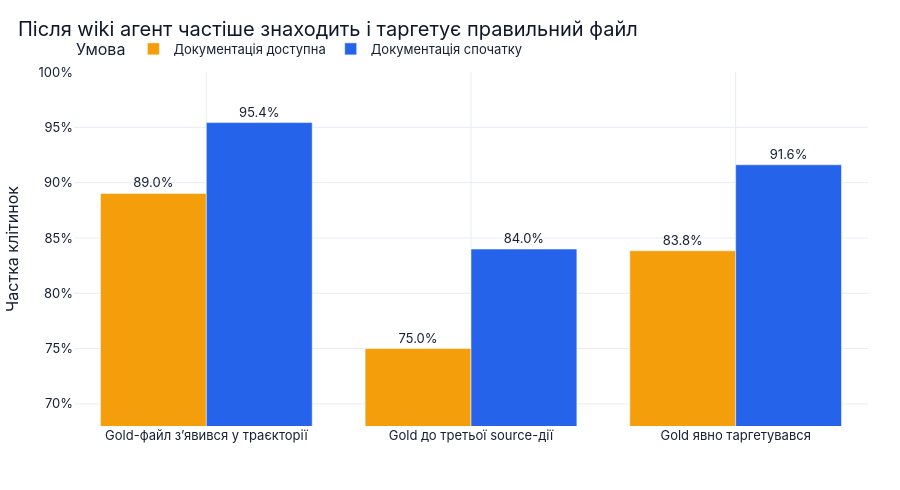
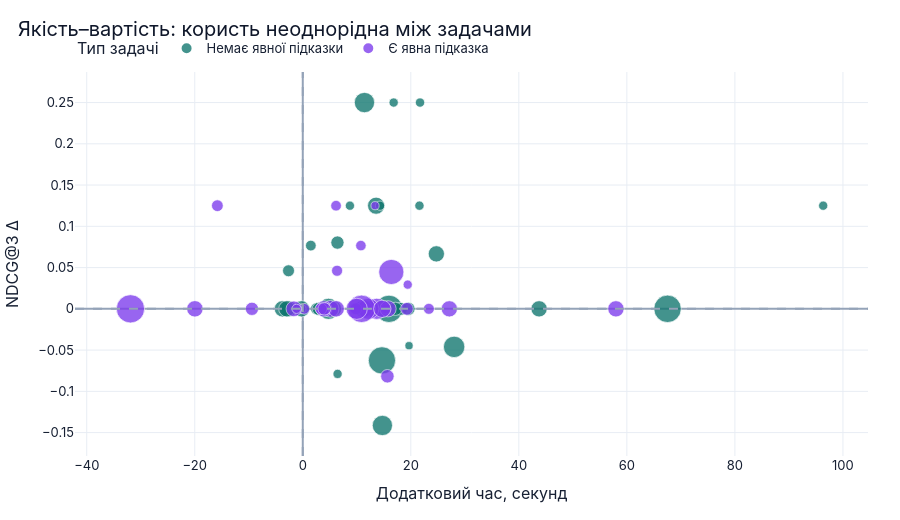

The cell these charts' notebook holds for them, in order:
### Markdown cell above
## 3. Механізм і вартість

Trajectory-фічі є post-treatment діагностикою: вони пояснюють шлях, але не є окремими причинними втручаннями.

### Code cell
figures['mechanism'].show(renderer='plotly_mimetype')
figures['efficiency'].show(renderer='plotly_mimetype')

### Figure 1 — Plotly figure (JSON) as saved in the notebook; plotly's stock layout.template omitted (floating-point values rounded to 4 significant figures)
{"data": [{"alignmentgroup": "True", "hovertemplate": "Умова=Документація доступна<br>=%{x}<br>Частка клітинок=%{y}<br>text=%{text}<extra></extra>", "legendgroup": "Документація доступна", "marker": {"color": "#f59e0b", "pattern": {"shape": ""}}, "name": "Документація доступна", "offsetgroup": "Документація доступна", "orientation": "v", "showlegend": true, "text": ["89.0%", "75.0%", "83.8%"], "textposition": "outside", "type": "bar", "x": ["Gold-файл зʼявився у траєкторії", "Gold до третьої source-дії", "Gold явно таргетувався"], "xaxis": "x", "y": [0.8902, 0.75, 0.8384], "yaxis": "y"}, {"alignmentgroup": "True", "hovertemplate": "Умова=Документація спочатку<br>=%{x}<br>Частка клітинок=%{y}<br>text=%{text}<extra></extra>", "legendgroup": "Документація спочатку", "marker": {"color": "#2563eb", "pattern": {"shape": ""}}, "name": "Документація спочатку", "offsetgroup": "Документація спочатку", "orientation": "v", "showlegend": true, "text": ["95.4%", "84.0%", "91.6%"], "textposition": "outside", "type": "bar", "x": ["Gold-файл зʼявився у траєкторії", "Gold до третьої source-дії", "Gold явно таргетувався"], "xaxis": "x", "y": [0.9543, 0.8399, 0.9162], "yaxis": "y"}], "layout": {"barmode": "group", "font": {"color": "#172033", "family": "Inter, ui-sans-serif, system-ui, sans-serif", "size": 13}, "height": 490, "hoverlabel": {"font": {"size": 13}}, "legend": {"orientation": "h", "title": {"text": "Умова"}, "tracegroupgap": 0, "x": 0, "xanchor": "left", "y": 1.02, "yanchor": "bottom"}, "margin": {"b": 64, "l": 64, "r": 32, "t": 72}, "paper_bgcolor": "white", "plot_bgcolor": "white", "title": {"font": {"color": "#0f172a", "size": 20}, "text": "Після wiki агент частіше знаходить і таргетує правильний файл", "x": 0.02}, "xaxis": {"anchor": "y", "domain": [0.0, 1.0], "gridcolor": "#e8edf4", "showgrid": true, "title": {"text": ""}, "zerolinecolor": "#94a3b8"}, "yaxis": {"anchor": "x", "domain": [0.0, 1.0], "gridcolor": "#e8edf4", "range": [0.68, 1.0], "showgrid": true, "tickformat": ".0%", "title": {"text": "Частка клітинок"}, "zerolinecolor": "#94a3b8"}}}

### Figure 2 — Plotly figure (JSON) as saved in the notebook; plotly's stock layout.template omitted (floating-point values rounded to 4 significant figures; data arrays with more than 128 entries replaced by an {"elided": "..."} marker saying what was removed)
{"data": [{"customdata": {"elided": "43x5 mixed values"}, "hovertemplate": "<b>%{hovertext}</b><br><br>Додатковий час, секунд=%{x}<br>NDCG@3 Δ=%{y}<br>Task ID=%{customdata[0]}<br>Wiki tokens=%{customdata[1]:.0f}<br>Кроки Δ=%{customdata[2]:+.2f}<extra></extra>", "hovertext": ["sympy/sympy", "huggingface/transformers", "django/django", "django/django", "sphinx-doc/sphinx", "matplotlib/matplotlib", "django/django", "sympy/sympy", "django/django", "ansible/ansible", "sympy/sympy", "django/django", "django/django", "ansible/ansible", "huggingface/transformers", "matplotlib/matplotlib", "huggingface/transformers", "django/django", "sphinx-doc/sphinx", "sympy/sympy", "sympy/sympy", "django/django", "sympy/sympy", "huggingface/transformers", "ansible/ansible", "sympy/sympy", "ansible/ansible", "django/django", "django/django", "sympy/sympy", "sphinx-doc/sphinx", "sphinx-doc/sphinx", "sphinx-doc/sphinx", "ansible/ansible", "sympy/sympy", "sympy/sympy", "sphinx-doc/sphinx", "matplotlib/matplotlib", "matplotlib/matplotlib", "huggingface/transformers", "huggingface/transformers", "ansible/ansible", "huggingface/transformers"], "legendgroup": "Немає явної підказки", "marker": {"color": "#0f766e", "line": {"color": "white", "width": 0.7}, "opacity": 0.78, "size": [15.07, 130.4, 46.1, 46.15, 28.89, 24.8, 46.1, 14.87, 46.28, 28.71, 14.8, 46.1, 50.97, 30.66, 72.04, 25.87, 80.05, 46.1, 11.79, 14.87, 14.87, 46.14, 15.03, 71.63, 29.94, 14.93, 30.53, 46.1, 46.15, 14.93, 11.62, 11.62, 11.79, 30.61, 14.93, 19.82, 16.45, 24.88, 24.88, 77.7, 131.3, 30.61, 130.0], "sizemode": "area", "sizeref": 0.3494, "symbol": "circle"}, "mode": "markers", "name": "Немає явної підказки", "orientation": "v", "showlegend": true, "type": "scatter", "x": [21.71, 15.96, 43.75, -2.563, 18.17, 2.55, 4.605, 16.83, -3.764, 4.337, 8.728, 5.677, 13.57, 19.56, 11.42, 3.397, 28.02, -2.958, 19.67, 96.35, 9.714, 10.99, 21.6, 14.74, 13.56, -1.03, 6.418, 24.73, -0.2345, 6.444, 11.58, 14.8, 13.15, 2.99, 14.3, 1.492, -0.298, -2.638, 3.585, 4.763, 67.53, 17.16, 14.66], "xaxis": "x", "y": [0.25, 0.0, 0.0, 0.0, 0.0, 0.0, 0.0, 0.25, 0.0, 0.0, 0.125, 0.0, 0.125, 0.0, 0.25, 0.0, -0.04613, 0.0, -0.04469, 0.125, 0.0, 0.0, 0.125, -0.1414, 0.0, 0.0, 0.08031, 0.06661, 0.0, -0.07887, 0.0, 0.0, 0.0, 0.0, 0.125, 0.07664, 0.0, 0.04613, 0.0, 0.0, 0.0, 0.0, -0.0625], "yaxis": "y"}, {"customdata": {"elided": "39x5 mixed values"}, "hovertemplate": "<b>%{hovertext}</b><br><br>Додатковий час, секунд=%{x}<br>NDCG@3 Δ=%{y}<br>Task ID=%{customdata[0]}<br>Wiki tokens=%{customdata[1]:.0f}<br>Кроки Δ=%{customdata[2]:+.2f}<extra></extra>", "hovertext": ["sympy/sympy", "sympy/sympy", "sympy/sympy", "sphinx-doc/sphinx", "django/django", "huggingface/transformers", "sympy/sympy", "django/django", "sympy/sympy", "django/django", "sphinx-doc/sphinx", "django/django", "ansible/ansible", "sphinx-doc/sphinx", "django/django", "huggingface/transformers", "django/django", "django/django", "django/django", "matplotlib/matplotlib", "sympy/sympy", "sphinx-doc/sphinx", "huggingface/transformers", "matplotlib/matplotlib", "matplotlib/matplotlib", "huggingface/transformers", "sympy/sympy", "ansible/ansible", "sympy/sympy", "sphinx-doc/sphinx", "sympy/sympy", "sympy/sympy", "django/django", "matplotlib/matplotlib", "huggingface/transformers", "django/django", "huggingface/transformers", "huggingface/transformers", "sphinx-doc/sphinx"], "legendgroup": "Є явна підказка", "marker": {"color": "#7c3aed", "line": {"color": "white", "width": 0.7}, "opacity": 0.78, "size": [14.87, 14.87, 14.93, 11.62, 46.13, 77.72, 21.01, 49.23, 20.16, 46.85, 11.79, 46.1, 31.56, 19.29, 46.1, 77.16, 45.85, 45.85, 42.85, 24.88, 17.8, 11.79, 110.6, 23.69, 24.0, 131.3, 14.8, 30.53, 19.8, 28.55, 14.93, 21.19, 46.1, 24.0, 139.8, 46.72, 78.03, 52.48, 28.55], "sizemode": "area", "sizeref": 0.3494, "symbol": "circle"}, "mode": "markers", "name": "Є явна підказка", "orientation": "v", "showlegend": true, "type": "scatter", "x": [3.312, 10.47, 10.22, 11.9, 11.55, 13.69, 23.35, 5.126, 0.2786, -19.97, 9.94, 57.97, 15.67, 10.76, 11.44, 12.15, 3.91, 27.13, -1.648, 9.813, 15.45, 13.38, 16.39, 4.22, 3.375, 10.89, 19.43, -9.412, 6.158, 19.27, -1.155, 6.348, 15.79, -15.81, -31.9, 6.184, 9.993, 14.71, 3.98], "xaxis": "x", "y": [0.0, 0.0, 0.0, 0.0, 0.0, 0.0, 0.0, 0.0, 0.0, 0.0, 0.0, 0.0, -0.0817, 0.07664, 0.0, 0.0, 0.0, 0.0, 0.0, 0.0, 0.0, 0.125, 0.04469, 0.0, 0.0, 0.0, 0.02933, 0.0, 0.125, 0.0, 0.0, 0.04613, 0.0, 0.125, 0.0, 0.0, 0.0, 0.0, 0.0], "yaxis": "y"}], "layout": {"font": {"color": "#172033", "family": "Inter, ui-sans-serif, system-ui, sans-serif", "size": 13}, "height": 520, "hoverlabel": {"font": {"size": 13}}, "legend": {"itemsizing": "constant", "orientation": "h", "title": {"text": "Тип задачі"}, "tracegroupgap": 0, "x": 0, "xanchor": "left", "y": 1.02, "yanchor": "bottom"}, "margin": {"b": 64, "l": 64, "r": 32, "t": 72}, "paper_bgcolor": "white", "plot_bgcolor": "white", "shapes": [{"line": {"color": "#94a3b8", "dash": "dash"}, "type": "line", "x0": 0, "x1": 1, "xref": "x domain", "y0": 0, "y1": 0, "yref": "y"}, {"line": {"color": "#94a3b8", "dash": "dash"}, "type": "line", "x0": 0, "x1": 0, "xref": "x", "y0": 0, "y1": 1, "yref": "y domain"}], "title": {"font": {"color": "#0f172a", "size": 20}, "text": "Якість–вартість: користь неоднорідна між задачами", "x": 0.02}, "xaxis": {"anchor": "y", "domain": [0.0, 1.0], "gridcolor": "#e8edf4", "showgrid": true, "title": {"text": "Додатковий час, секунд"}, "zerolinecolor": "#94a3b8"}, "yaxis": {"anchor": "x", "domain": [0.0, 1.0], "gridcolor": "#e8edf4", "showgrid": true, "title": {"text": "NDCG@3 Δ"}, "zerolinecolor": "#94a3b8"}}}
